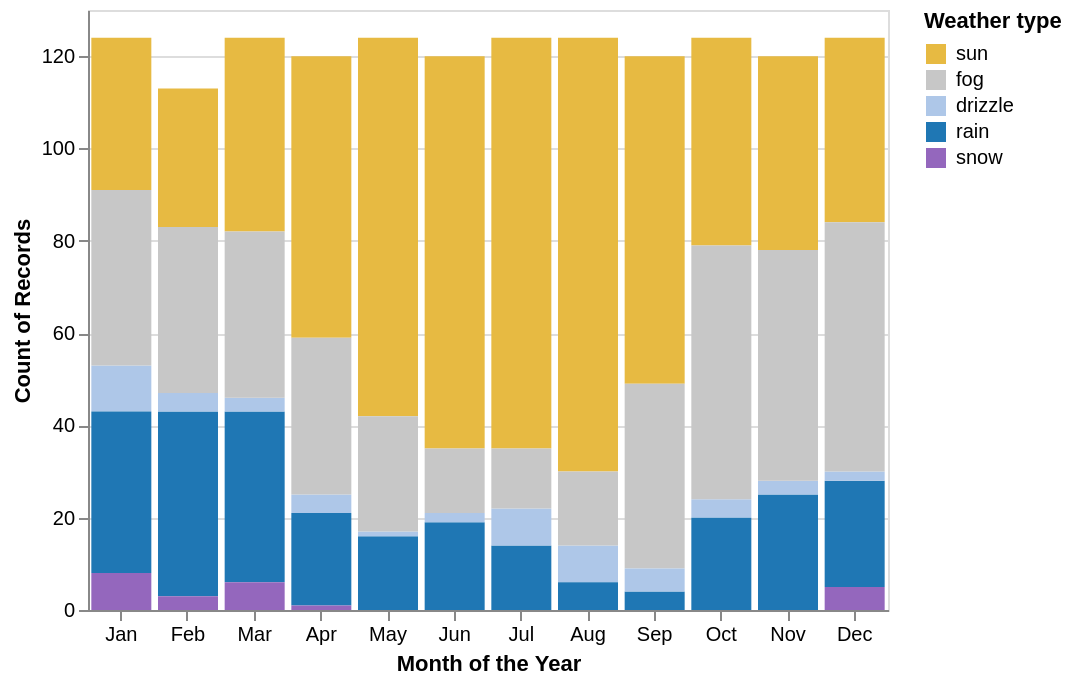

Source (Vega-Lite JSON):
### Vega-Lite specification from a JSON file in a GitHub repository (floating-point values rounded to 4 significant figures; data arrays with more than 128 entries replaced by an {"elided": "..."} marker saying what was removed)
{"config": {"view": {"height": 300, "width": 400}}, "encoding": {"y": {"aggregate": "count", "type": "quantitative"}, "x": {"timeUnit": "month", "title": "date", "field": "properties.date", "type": "nominal", "axis": {"title": "Month of the Year"}}, "color": {"legend": {"title": "Weather type"}, "scale": {"domain": ["sun", "fog", "drizzle", "rain", "snow"], "range": ["#e7ba42", "#c7c7c7", "#aec7e8", "#1f77b4", "#9467bd"]}, "title": "weather", "field": "properties.weather", "type": "nominal"}}, "data": {"values": {"features": {"elided": "1461 records"}, "type": "FeatureCollection"}, "format": {"type": "json", "property": "features"}}, "mark": "bar", "$schema": "https://vega.github.io/schema/vega-lite/v2.4.1.json"}
